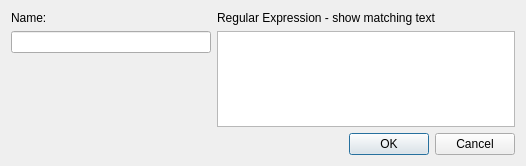
<?xml version="1.0" encoding="UTF-8"?>
<ui version="4.0">
 <class>FilterDialog</class>
 <widget class="QDialog" name="FilterDialog">
  <property name="geometry">
   <rect>
    <x>0</x>
    <y>0</y>
    <width>526</width>
    <height>166</height>
   </rect>
  </property>
  <property name="windowTitle">
   <string>Dialog</string>
  </property>
  <layout class="QHBoxLayout" name="horizontalLayout">
   <item>
    <layout class="QVBoxLayout" name="verticalLayout_3">
     <item>
      <widget class="QLabel" name="nameLabel">
       <property name="text">
        <string>Name:</string>
       </property>
      </widget>
     </item>
     <item>
      <widget class="QLineEdit" name="nameEdit">
       <property name="maximumSize">
        <size>
         <width>200</width>
         <height>16777215</height>
        </size>
       </property>
      </widget>
     </item>
     <item>
      <spacer name="verticalSpacer">
       <property name="orientation">
        <enum>Qt::Vertical</enum>
       </property>
       <property name="sizeHint" stdset="0">
        <size>
         <width>20</width>
         <height>40</height>
        </size>
       </property>
      </spacer>
     </item>
    </layout>
   </item>
   <item>
    <layout class="QVBoxLayout" name="verticalLayout_2">
     <item>
      <widget class="QLabel" name="filterLabel">
       <property name="text">
        <string>Regular Expression - show matching text</string>
       </property>
      </widget>
     </item>
     <item>
      <widget class="QTextEdit" name="filterEdit"/>
     </item>
     <item>
      <widget class="QDialogButtonBox" name="buttonBox">
       <property name="orientation">
        <enum>Qt::Horizontal</enum>
       </property>
       <property name="standardButtons">
        <set>QDialogButtonBox::Cancel|QDialogButtonBox::Ok</set>
       </property>
      </widget>
     </item>
    </layout>
   </item>
  </layout>
 </widget>
 <resources/>
 <connections>
  <connection>
   <sender>buttonBox</sender>
   <signal>accepted()</signal>
   <receiver>FilterDialog</receiver>
   <slot>accept()</slot>
   <hints>
    <hint type="sourcelabel">
     <x>248</x>
     <y>254</y>
    </hint>
    <hint type="destinationlabel">
     <x>157</x>
     <y>274</y>
    </hint>
   </hints>
  </connection>
  <connection>
   <sender>buttonBox</sender>
   <signal>rejected()</signal>
   <receiver>FilterDialog</receiver>
   <slot>reject()</slot>
   <hints>
    <hint type="sourcelabel">
     <x>316</x>
     <y>260</y>
    </hint>
    <hint type="destinationlabel">
     <x>286</x>
     <y>274</y>
    </hint>
   </hints>
  </connection>
 </connections>
</ui>
